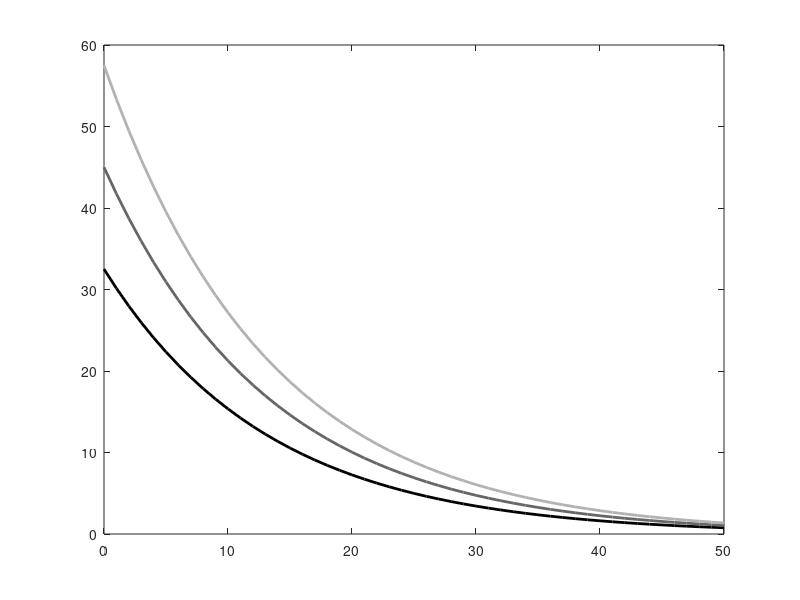

Here is the MATLAB script that generated this plot: (Note: this script raises an error after producing the figure.)
%% plot reward rate function for patches

RR_Leave = [21.8678 18.5632]; % this is the average background RR at which subjects should leave, for Rich and Poor env... -
... respectively,  derived from running Nils' script with 32.5 45 57.5 as A, 0.075 as a, and a 6 sec delay between patches
    ... this value also corresponds to the instantaneous RR on the gain function at which subjects should leave.
    clear optLT
A=[32.5 45 57.5];a=0.075;
for e=1:2 %each env
    for p=1:3 % each patch type
        optLT(e,p)=(log(RR_Leave(e)/A(p)))/-a;
    end
end

environ.time_step = 1; % adjust time step if required

for j=1:length(A) % for each patch type
    fun = @(T) A(j)*exp(-T*0.075); %Exponential function currently
    rr(:,j) = fun(0:50);
    k = 0:0.05:50;
    for i = 1:length(k)
        r(i,j) = integral(fun,k(i),k(i)+environ.time_step); % This creates matrix 'q' with each cell reward earned in time_step epoch at that reward rate
    end
end

c = [0 0 0;0.4  0.4  0.4; 0.7    0.7    0.7];
figure
plot(0:50, rr(:,1), 'LineWidth', 2, 'Color', c(1,:))
hold on
plot(0:50, rr(:,2), 'LineWidth', 2, 'Color', c(2,:))
plot(0:50, rr(:,3), 'LineWidth', 2, 'Color', c(3,:))
scatter(optLT(2,:), RR_Leave(2), [], [0    0.4471    0.7412], 'filled')
scatter(optLT(1,:), RR_Leave(1), [], [0.6353    0.0784    0.1843], 'filled')
hold off

xlabel('Time in patch (s)', 'FontSize', 14)
ylabel('Foreground reward rate', 'FontSize', 14)
poor_ref = refline(0, environ.averageRR.poor);
rich_ref = refline(0, environ.averageRR.rich);

poor_ref.Color = [0    0.4471    0.7412];
rich_ref.Color = [0.6353    0.0784    0.1843];

poor_ref.LineStyle = '--';
rich_ref.LineStyle = '--';
title('Reward rate of different patch types', 'FontSize', 16)
legend('Low yield', 'Medium yield', 'High yield')

% set(gcf,'PaperUnits','inches','PaperPosition',[0 0 4 3])
% print('/Users/exs165/Dropbox/foraging-project/results/rr_function', '-dsvg')
